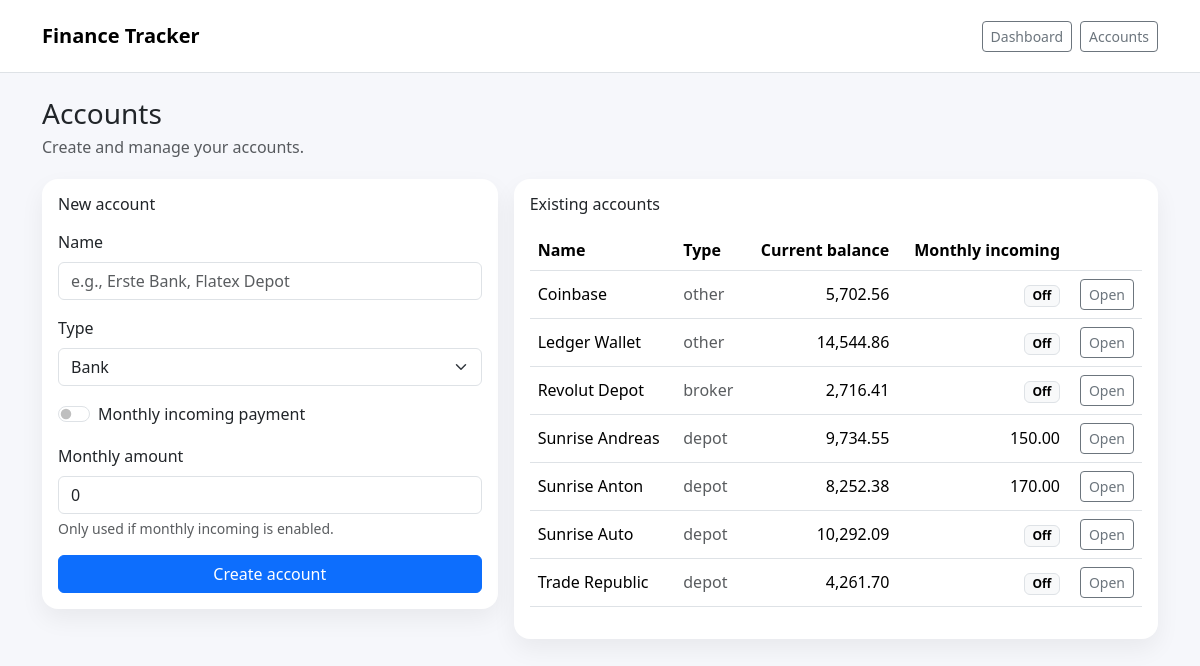
Before: /accounts with the older database file.
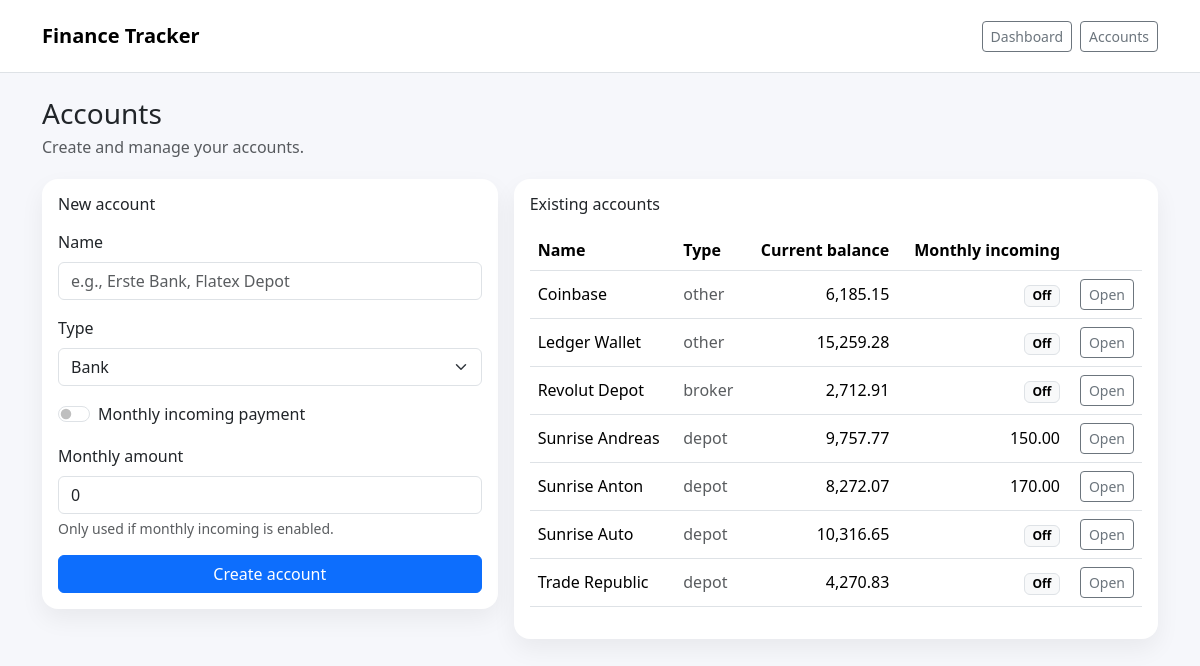
After: the same page with the newer database file.
### app.py (models this page shows)
class BalancePoint(db.Model):
    __tablename__ = "balance_points"
    id = db.Column(db.Integer, primary_key=True)
    account_id = db.Column(db.Integer, db.ForeignKey("accounts.id"), nullable=False)
    as_of_date = db.Column(db.Date, nullable=False, default=date.today)
    balance = db.Column(db.Numeric(18, 2), nullable=False)
    created_at = db.Column(db.DateTime, nullable=False, default=datetime.utcnow)
    __table_args__ = (
        db.UniqueConstraint("account_id", "as_of_date", name="uq_account_date"),
    )

### app.py (the view)
@app.get("/accounts")
def accounts_list():
    accounts = Account.query.order_by(Account.name.asc()).all()
    return render_template("accounts.html", accounts=accounts)

### app.py (called while the page is built)
    @property
    def current_balance(self) -> Decimal:
        if not self.balances:
            return Decimal("0.00")
        return Decimal(self.balances[0].balance)

    @property
    def monthly_payment(self) -> Decimal:
        if not self.monthly_payment_enabled:
            return Decimal("0.00")
        return Decimal(self.monthly_payment_amount)

### templates/accounts.html (shortened to what this page needs)
{% extends "base.html" %}
{% block content %}
<div class="d-flex justify-content-between align-items-end gap-3 flex-wrap">
  <div>
    <h1 class="h3 mb-1">Accounts</h1>
    <div class="text-muted">Create and manage your accounts.</div>
  </div>
</div>
<div class="row g-3 mt-1">
  <div class="col-12 col-lg-5">
    <div class="card">
      <div class="card-body">
        <h2 class="h6 mb-3">New account</h2>
        <form method="post" action="{{ url_for('accounts_create') }}" class="vstack gap-3">
          <div>
            <label class="form-label">Name</label>
            <input class="form-control" name="name" placeholder="e.g., Erste Bank, Flatex Depot" required>
          </div>
          <div>
            <label class="form-label">Type</label>
            <select class="form-select" name="account_type">
              <option value="bank">Bank</option>
            </select>
          </div>
          <div class="form-check form-switch">
            <input class="form-check-input" type="checkbox" role="switch" id="monthly_enabled" name="monthly_enabled">
            <label class="form-check-label" for="monthly_enabled">Monthly incoming payment</label>
          </div>
          <div>
            <label class="form-label">Monthly amount</label>
            <input class="form-control" name="monthly_amount" placeholder="e.g., 200 or 200,00" value="0">
            <div class="form-text">Only used if monthly incoming is enabled.</div>
          </div>
          <button class="btn btn-primary">Create account</button>
        </form>
      </div>
    </div>
  </div>
  <div class="col-12 col-lg-7">
    <div class="card">
      <div class="card-body">
        <h2 class="h6 mb-3">Existing accounts</h2>
        <div class="table-responsive">
          <table class="table align-middle">
            <thead>
              <tr>
                <th>Name</th>
                <th>Type</th>
                <th class="text-end">Current balance</th>
                <th class="text-end">Monthly incoming</th>
                <th></th>
              </tr>
            </thead>
            <tbody>
            {% for a in accounts %}
              <tr>
                <td class="fw-medium">{{ a.name }}</td>
                <td class="text-muted">{{ a.account_type }}</td>
                <td class="text-end">{{ "{:,.2f}".format(a.current_balance) }}</td>
                <td class="text-end">
                  {% if a.monthly_payment_enabled %}
                    {{ "{:,.2f}".format(a.monthly_payment) }}
                  {% else %}
                    <span class="badge text-bg-light border">Off</span>
                  {% endif %}
                </td>
                <td class="text-end">
                  <a class="btn btn-sm btn-outline-secondary" href="{{ url_for('account_detail', account_id=a.id) }}">Open</a>
                </td>
              </tr>
            {% endfor %}
            </tbody>
          </table>
        </div>
      </div>
    </div>
  </div>
</div>
{% endblock %}

Changed rows visible on the page:
no longer on this page (row unchanged): BalancePoint: current_balance "5,702.56"
no longer on this page (row unchanged): BalancePoint: current_balance "14,544.86"
no longer on this page (row unchanged): BalancePoint: current_balance "2,716.41"
no longer on this page (row unchanged): BalancePoint: current_balance "9,734.55"
no longer on this page (row unchanged): BalancePoint: current_balance "8,252.38"
no longer on this page (row unchanged): BalancePoint: current_balance "10,292.09"
no longer on this page (row unchanged): BalancePoint: current_balance "4,261.70"
added BalancePoint: current_balance "6,185.15"
added BalancePoint: current_balance "15,259.28"
added BalancePoint: current_balance "2,712.91"
added BalancePoint: current_balance "9,757.77"
added BalancePoint: current_balance "8,272.07"
added BalancePoint: current_balance "10,316.65"
added BalancePoint: current_balance "4,270.83"
